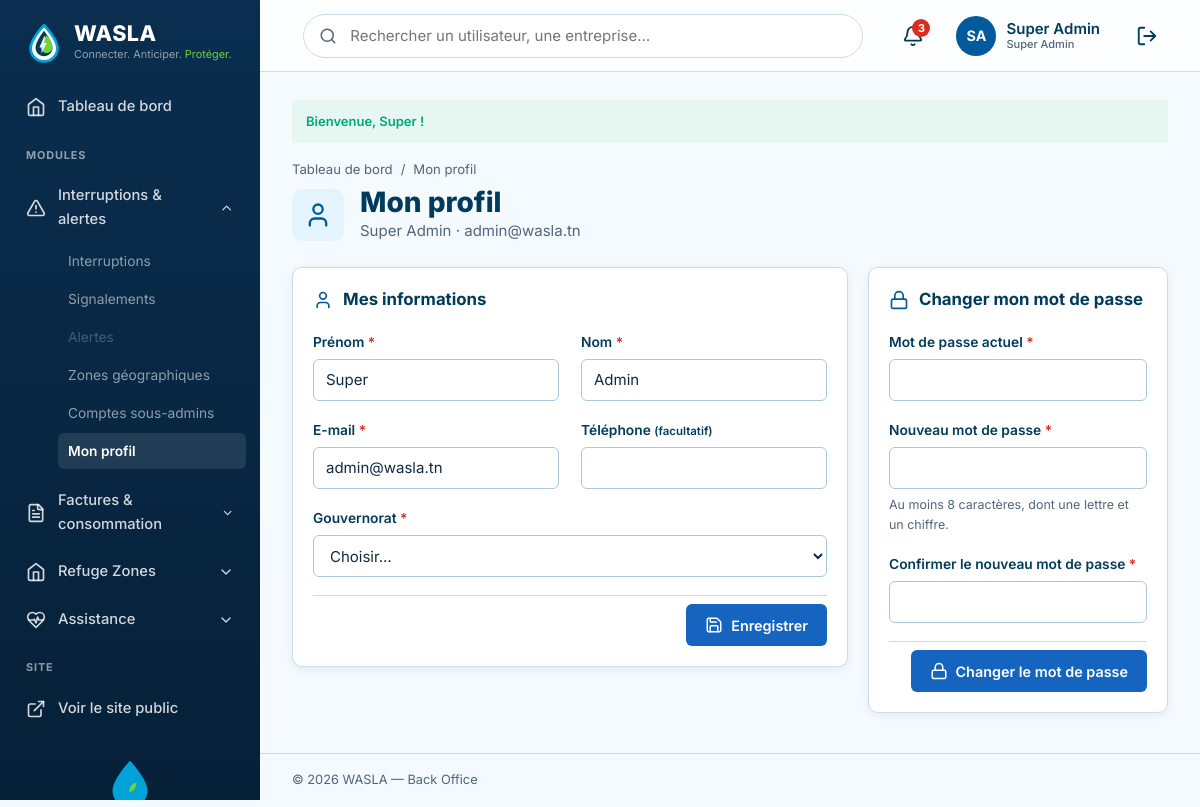
Screenshot of /index.php?action=admin-profil (signed in) with the database file from the repository.
### tables this page shows
CREATE TABLE IF NOT EXISTS utilisateur (
    id_utilisateur     INT          NOT NULL AUTO_INCREMENT,
    nom                VARCHAR(50)  NOT NULL,
    prenom             VARCHAR(50)  NOT NULL,
    email              VARCHAR(150) NOT NULL,
    telephone          VARCHAR(20)  NULL,
    mot_de_passe       VARCHAR(255) NOT NULL,
    role               ENUM('citoyen','admin','steg','sonede','entreprise','fournisseur')
                                    NOT NULL DEFAULT 'citoyen',
    statut_compte      ENUM('actif','suspendu') NOT NULL DEFAULT 'actif',
    id_zone            INT          NULL,
    adresse            VARCHAR(255) NULL,
     
    nom_organisation   VARCHAR(100) NULL,                  
    matricule_fiscal   VARCHAR(20)  NULL,                  
    secteur_activite   VARCHAR(60)  NULL,                  
    specialite         ENUM('electricien','plombier','maintenance','solaire','hydraulique') NULL,   
    description        TEXT         NULL,
    compte_verifie     TINYINT(1)   NOT NULL DEFAULT 0,    
    note_moyenne       DECIMAL(2,1) NULL,                  
    date_inscription   DATETIME     NOT NULL DEFAULT CURRENT_TIMESTAMP,
    derniere_connexion DATETIME     NULL,
    PRIMARY KEY (id_utilisateur),
    UNIQUE KEY uq_utilisateur_email (email),
    UNIQUE KEY uq_utilisateur_matricule (matricule_fiscal),
    KEY idx_utilisateur_role (role),
    KEY idx_utilisateur_specialite_zone (specialite, id_zone),
    CONSTRAINT chk_utilisateur_note CHECK (note_moyenne IS NULL OR (note_moyenne >= 0 AND note_moyenne <= 5)),
    CONSTRAINT fk_utilisateur_zone FOREIGN KEY (id_zone)
        REFERENCES zone (id_zone) ON DELETE SET NULL ON UPDATE CASCADE
);

### views/backoffice/pages/comptes/profil.php (the view, shortened to what the rows shown need)
<?php
$val = static function (string $field) use ($old, $moi): string {
    if (array_key_exists($field, $old)) {
        return $old[$field];
    }
    return match ($field) {
        'prenom'    => $moi->getPrenom(),
        'nom'       => $moi->getNom(),
        'email'     => $moi->getEmail(),
        'telephone' => $moi->getTelephone() ?? '',
        'id_zone'   => $moi->getIdZone() !== null ? (string) $moi->getIdZone() : '',
        default     => '',
    };
};
$err     = static fn (array $list, string $f): string => isset($list[$f]) ? ' has-error' : '';
$msg     = static fn (string $f): string => CompteController::messageAttrs($f);
?>
        <div class="admin-page-head">
          <div>
            <div class="admin-page-head__title">
              <div>
                <h1>Mon profil</h1>
                <p><?= e(roleLabel($moi->getRole())) ?> · <?= e($moi->getEmail()) ?></p>
              </div>
            </div>
          </div>
        </div>
        <div class="admin-form-layout">
          <section class="admin-card">
            <div class="admin-card__head">
              <h2 class="admin-card__title"><span data-icon="user"></span> Mes informations</h2>
            </div>
            <div class="admin-card__body">
              <form class="admin-form" method="post" action="<?= url('admin-profil') ?>" data-validate>
                <div class="admin-field<?= $err($errors, 'prenom') ?>">
                  <label for="prenom">Prénom <span class="req">*</span></label>
                  <input class="admin-input" type="text" id="prenom" name="prenom" value="<?= e($val('prenom')) ?>" data-rules="required|name"<?= $msg('prenom') ?>>
                </div>
                <div class="admin-field<?= $err($errors, 'nom') ?>">
                  <label for="nom">Nom <span class="req">*</span></label>
                  <input class="admin-input" type="text" id="nom" name="nom" value="<?= e($val('nom')) ?>" data-rules="required|name"<?= $msg('nom') ?>>
                </div>
                <div class="admin-field<?= $err($errors, 'email') ?>">
                  <label for="email">E-mail <span class="req">*</span></label>
                  <input class="admin-input" type="text" id="email" name="email" value="<?= e($val('email')) ?>" data-rules="required|email"<?= $msg('email') ?>>
                </div>
              </form>
            </div>
          </section>
          <section class="admin-card" id="mot-de-passe">
            <div class="admin-card__head">
              <h2 class="admin-card__title"><span data-icon="lock"></span> Changer mon mot de passe</h2>
            </div>
          </section>
        </div>
<?php
require __DIR__ . '/../../layout.php';

### views/backoffice/partials/header.php (shortened to what the rows shown need)
      <header class="admin-topbar">
        <div class="admin-topbar__actions">
<?php $adminUser = AuthController::currentUser(); ?>
          <a class="admin-profile" href="<?= url(profilRoute($adminUser) ?? 'mon-compte') ?>" aria-label="Mon compte">
            <span class="admin-avatar"><?= e(initials($adminUser)) ?></span>
            <span class="admin-profile__name"><?= e($adminUser->getPrenom() . ' ' . $adminUser->getNom()) ?><small class="admin-profile__role"><?= e(roleLabel($adminUser->getRole())) ?></small></span>
          </a>
        </div>
      </header>

### rows the page displays
utilisateur: initials($adminUser) "SA", $adminUser->getPrenom() . ' ' . $adminUser->getNom() "Super Admin", role "Super Admin", email "admin@wasla.tn", prenom "Super", nom "Admin"

### other values shown
$group['label'] "Interruptions & alertes"
$label "Interruptions"
$label "Signalements"
$label "Alertes"
$label "Zones géographiques"
$label "Comptes sous-admins"
$label "Mon profil"
$group['label'] "Factures & consommation"
$group['label'] "Refuge Zones"
$group['label'] "Assistance"
$flash['message'] "Bienvenue, Super !"
